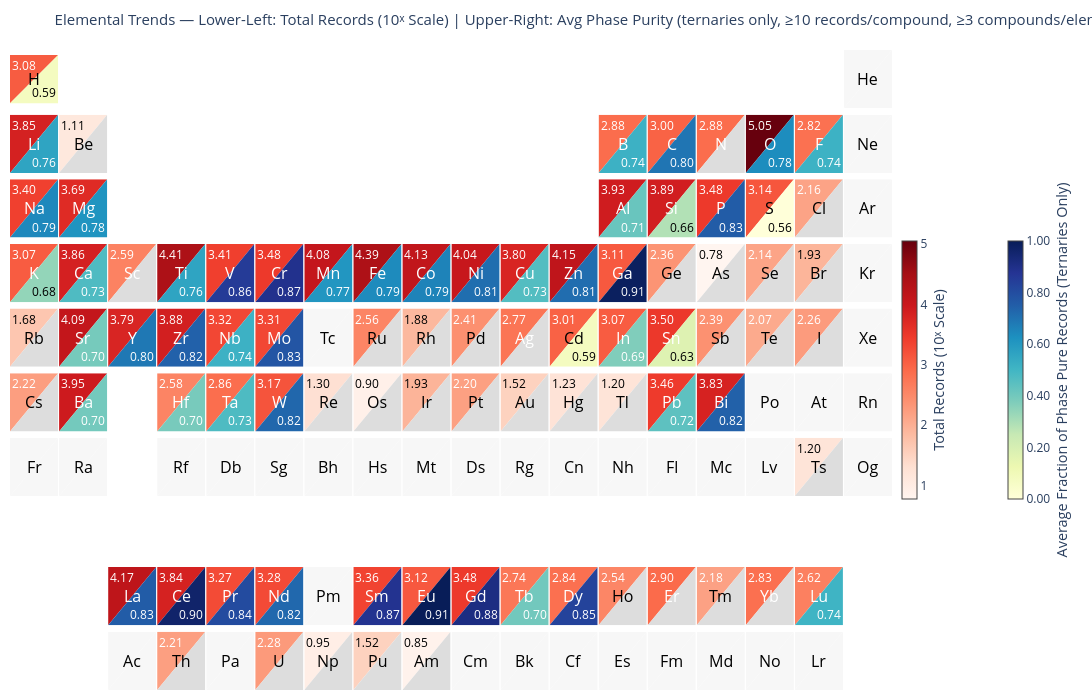

Notebook cell for this chart:
### Markdown cell above
## Dataset Coverage — Elemental Periodic Table Heatmap

Each element tile is split diagonally:
- **Upper-left triangle (red scale):** log₁₀ of the total number of data records containing that element
- **Lower-right triangle (blue scale):** average fraction of phase-pure outcomes across ternary compounds
  containing that element (only compounds with ≥10 classified records and elements with ≥3 such compounds)

**Methodological notes:**
- Element membership is determined by re-parsing `material_formula` with pymatgen. Formulas with
  variable stoichiometry (e.g. `La1-xSrxMnO3`) or composite notation (e.g. `TiO2-SiO2`) fail parsing
  and are intentionally excluded. 
- The purity threshold requires ≥10 **classifiable** (Pure or Impure) records per compound,
  excluding records classified as 'Insufficient info'.

### Code cell
import numpy as np
from collections import Counter, defaultdict
from pymatgen.core import Composition, Element
from pymatviz import ptable_heatmap_splits
import plotly.graph_objects as go

# --- Step 1: Accumulate per-formula statistics ---
# We track pure, impure, and total (including Insufficient Info) counts separately.
# total_records is used for the upper-triangle record count;
# pure+impure is used for the purity fraction threshold and calculation.
formula_stats = defaultdict(lambda: {"pure": 0, "impure": 0, "total_records": 0})

for entry in records:
    target = entry.get("protocol", {}).get("target", {})
    formula = target.get("material_formula")
    if not formula or not isinstance(formula, str):
        continue

    cls = entry.get("phase_purity", {}).get("classification")
    if cls == "Pure":
        formula_stats[formula]["pure"] += 1
    elif cls == "Impure":
        formula_stats[formula]["impure"] += 1
    # Always increment total (includes Insufficient Info records)
    formula_stats[formula]["total_records"] += 1

# --- Step 2: Map formulas to elements using pymatgen ---
# Pymatgen re-parses material_formula rather than using the stored composition field.
# This intentionally excludes ambiguous formulas (variable stoichiometry, composite notation)
# that don't represent a single well-defined compound.
element_counts = Counter()       # total records per element (for upper triangle)
element_purity_list = defaultdict(list)  # per-element list of per-compound purity fractions

MIN_RECORDS_PER_COMPOUND = 10   # minimum pure+impure records for a compound to contribute
MIN_N = 3                        # minimum qualifying compounds for an element to show a value

for formula, stats in formula_stats.items():
    try:
        comp = Composition(formula)
        symbols = {el.symbol for el in comp.elements}
        n_elements = len(symbols)

        # Upper triangle: total records regardless of element count or purity
        for sym in symbols:
            element_counts[sym] += stats["total_records"]

        # Lower triangle: ternaries only, threshold on pure+impure (not total)
        # This ensures Insufficient Info records cannot inflate a compound into qualifying.
        relevant_count = stats["pure"] + stats["impure"]
        if n_elements == 3 and relevant_count >= MIN_RECORDS_PER_COMPOUND:
            purity_fraction = stats["pure"] / relevant_count
            for sym in symbols:
                element_purity_list[sym].append(purity_fraction)

    except Exception:
        # pymatgen cannot parse this formula (e.g. La1-xSrxMnO3) — skip it
        continue

# --- Step 3: Average purity per element ---
avg_purity = {
    sym: np.mean(vals)
    for sym, vals in element_purity_list.items()
    if len(vals) >= MIN_N
}

# --- Step 4: Build the combined data dict for all 118 elements ---
INSUFF_COLOR = "#dddddd"          # grey: in dataset but insufficient purity data
NOT_IN_DATASET_COLOR = "#f7f7f7"  # near-white: element not in dataset at all

all_pt_symbols = [el.symbol for el in Element if el.Z <= 118]

combined_data = {}
for sym in all_pt_symbols:
    if sym in element_counts:
        combined_data[sym] = [
            np.log10(element_counts[sym]),
            avg_purity.get(sym, np.nan),
        ]
    else:
        combined_data[sym] = [np.nan, np.nan]

# --- Step 5: Plot ---
fig = ptable_heatmap_splits(
    combined_data,
    orientation="diagonal",
    colorscale=["Reds", "YlGnBu"],
    colorbar=[
        {
            "title": "Total Records (10ˣ Scale)",
            "x": 1.0,
            "tickvals": [1, 2, 3, 4, 5],
            "ticktext": ["1", "2", "3", "4", "5"],
            "tickformat": "",
        },
        {
            "title": "Average Fraction of Phase Pure Records (Ternaries Only)",
            "x": 1.12,
        },
    ],
    on_empty="hide",
    nan_color=INSUFF_COLOR,
    hover_fmt=".3g",
    split_value_fmt=".2f",
    font_size=12,
    symbol_kwargs=dict(font=dict(size=16)),
    hover_data={
        sym: (
            f"Count: {element_counts[sym]:,}"
            if sym in element_counts
            else "Not in dataset"
        )
        for sym in all_pt_symbols
    },
)

# Remap annotations to recolor "not in dataset" tiles correctly
sym_to_axis = {}
all_element_symbols = {el.symbol for el in Element}
for ann in fig.layout.annotations:
    txt = (ann.text or "").replace("<b>", "").replace("</b>", "").strip()
    if ann.xref and ann.xref.startswith("x") and txt in all_element_symbols:
        sym_to_axis[txt] = ann.xref.replace("x", "") or "1"

not_in_dataset = {sym for sym in all_pt_symbols if sym not in element_counts}
for sym in not_in_dataset:
    axis_str = sym_to_axis.get(sym)
    if axis_str is None:
        continue
    for trace in fig.data:
        axis = (trace.xaxis or "x").replace("x", "") or "1"
        if axis == axis_str and trace.fill == "toself":
            trace.fillcolor = NOT_IN_DATASET_COLOR
            if trace.line:
                trace.line.color = NOT_IN_DATASET_COLOR

# Fix purity colorbar range to 0–1
cb_traces = [t for t in fig.data if t.marker and t.marker.colorscale is not None]
if len(cb_traces) >= 2:
    purity_cb_trace = cb_traces[1]
    purity_cb_trace.marker.cmin = 0.0
    purity_cb_trace.marker.cmax = 1.0
    purity_cb_trace.marker.colorbar.tickvals   = [0.0, 0.2, 0.4, 0.6, 0.8, 1.0]
    purity_cb_trace.marker.colorbar.ticktext   = ["0.00", "0.20", "0.40", "0.60", "0.80", "1.00"]
    purity_cb_trace.marker.colorbar.tickformat = ""

# Add legend entries for the two special tile colors
fig.add_trace(go.Scatter(
    x=[None], y=[None], mode="markers",
    marker=dict(size=14, color=INSUFF_COLOR, symbol="square", line=dict(color="gray", width=1)),
    name=f"In dataset — insufficient purity data<br>"
         f"(< {MIN_N} ternary compounds with ≥{MIN_RECORDS_PER_COMPOUND} records)",
    showlegend=True,
))
fig.add_trace(go.Scatter(
    x=[None], y=[None], mode="markers",
    marker=dict(size=14, color=NOT_IN_DATASET_COLOR, symbol="square", line=dict(color="gray", width=1)),
    name="Not present in dataset",
    showlegend=True,
))

fig.update_layout(
    title=dict(
        text=(
            "Elemental Trends — Lower-Left: Total Records (10ˣ Scale) | "
            "Upper-Right: Avg Phase Purity "
            f"(ternaries only, ≥{MIN_RECORDS_PER_COMPOUND} records/compound, "
            f"≥{MIN_N} compounds/element)"
        ),
        font_size=15,
    ),
    paper_bgcolor="white",
    plot_bgcolor="white",
    legend=dict(
        x=0.13, y=0.97, xanchor="left", yanchor="top",
        orientation="h", bgcolor="white", bordercolor="gray", borderwidth=1,
        font=dict(size=12),
    ),
    width=1500,
    height=700,
)

fig.show()
